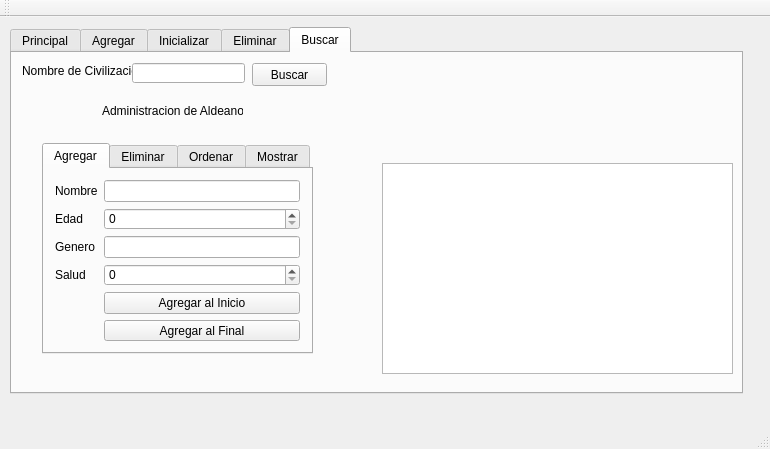
<?xml version="1.0" encoding="UTF-8"?>
<ui version="4.0">
 <class>MainWindow</class>
 <widget class="QMainWindow" name="MainWindow">
  <property name="geometry">
   <rect>
    <x>0</x>
    <y>0</y>
    <width>770</width>
    <height>449</height>
   </rect>
  </property>
  <property name="windowTitle">
   <string>MainWindow</string>
  </property>
  <widget class="QWidget" name="centralWidget">
   <widget class="QTabWidget" name="tabWidget_2">
    <property name="geometry">
     <rect>
      <x>10</x>
      <y>10</y>
      <width>733</width>
      <height>367</height>
     </rect>
    </property>
    <property name="currentIndex">
     <number>4</number>
    </property>
    <widget class="QWidget" name="tab_3">
     <attribute name="title">
      <string>Principal</string>
     </attribute>
     <layout class="QGridLayout" name="gridLayout_2">
      <item row="0" column="0">
       <widget class="QLabel" name="label">
        <property name="text">
         <string>Nombre de Usuario:</string>
        </property>
       </widget>
      </item>
      <item row="0" column="1">
       <widget class="QLineEdit" name="nombre_usuario"/>
      </item>
      <item row="0" column="2">
       <widget class="QPushButton" name="guardar_nom">
        <property name="text">
         <string>Guardar Nombre</string>
        </property>
       </widget>
      </item>
      <item row="1" column="0">
       <widget class="QPushButton" name="primera_civ">
        <property name="text">
         <string>Primera Civilizacion</string>
        </property>
       </widget>
      </item>
      <item row="1" column="1" rowspan="4" colspan="2">
       <widget class="QPlainTextEdit" name="pantalla"/>
      </item>
      <item row="2" column="0">
       <widget class="QPushButton" name="ultima_civ">
        <property name="text">
         <string>Ultima Civilizacion</string>
        </property>
       </widget>
      </item>
      <item row="3" column="0">
       <widget class="QPushButton" name="ordenar">
        <property name="text">
         <string>Ordenar</string>
        </property>
       </widget>
      </item>
      <item row="4" column="0">
       <widget class="QPushButton" name="resumen">
        <property name="text">
         <string>Resumen</string>
        </property>
       </widget>
      </item>
     </layout>
    </widget>
    <widget class="QWidget" name="tab_4">
     <attribute name="title">
      <string>Agregar</string>
     </attribute>
     <layout class="QGridLayout" name="gridLayout_3">
      <item row="0" column="0">
       <widget class="QLabel" name="label_2">
        <property name="text">
         <string>Nombre de Civilizacion:</string>
        </property>
       </widget>
      </item>
      <item row="0" column="1">
       <widget class="QLineEdit" name="nombre_civ_agr"/>
      </item>
      <item row="1" column="0">
       <widget class="QLabel" name="label_4">
        <property name="text">
         <string>Posicion en X:</string>
        </property>
       </widget>
      </item>
      <item row="1" column="1">
       <widget class="QSpinBox" name="pos_x_agr"/>
      </item>
      <item row="2" column="0">
       <widget class="QLabel" name="label_3">
        <property name="text">
         <string>Posicion en Y:</string>
        </property>
       </widget>
      </item>
      <item row="2" column="1">
       <widget class="QSpinBox" name="pos_y_agr"/>
      </item>
      <item row="3" column="0">
       <widget class="QLabel" name="label_5">
        <property name="text">
         <string>Posicion de Civilizacion:</string>
        </property>
       </widget>
      </item>
      <item row="3" column="1">
       <widget class="QSpinBox" name="pos_agr"/>
      </item>
      <item row="4" column="0" colspan="2">
       <widget class="QPushButton" name="agregar">
        <property name="text">
         <string>Agregar</string>
        </property>
       </widget>
      </item>
     </layout>
    </widget>
    <widget class="QWidget" name="tab_5">
     <attribute name="title">
      <string>Inicializar</string>
     </attribute>
     <layout class="QGridLayout" name="gridLayout_4">
      <item row="0" column="0">
       <widget class="QLabel" name="label_7">
        <property name="text">
         <string>Nombre de Civilizacion:</string>
        </property>
       </widget>
      </item>
      <item row="0" column="1">
       <widget class="QLineEdit" name="nombre_civ_ini"/>
      </item>
      <item row="1" column="0">
       <widget class="QLabel" name="label_8">
        <property name="text">
         <string>Posicion en X:</string>
        </property>
       </widget>
      </item>
      <item row="1" column="1">
       <widget class="QSpinBox" name="pos_x_ini"/>
      </item>
      <item row="2" column="0">
       <widget class="QLabel" name="label_6">
        <property name="text">
         <string>Posicion en Y:</string>
        </property>
       </widget>
      </item>
      <item row="2" column="1">
       <widget class="QSpinBox" name="pos_y_ini"/>
      </item>
      <item row="3" column="0">
       <widget class="QLabel" name="label_9">
        <property name="text">
         <string>Numero de Civilizaciones:</string>
        </property>
       </widget>
      </item>
      <item row="3" column="1">
       <widget class="QSpinBox" name="numero_civ_ini"/>
      </item>
      <item row="4" column="0" colspan="2">
       <widget class="QPushButton" name="inicializar">
        <property name="text">
         <string>Inicializar</string>
        </property>
       </widget>
      </item>
     </layout>
    </widget>
    <widget class="QWidget" name="tab_6">
     <attribute name="title">
      <string>Eliminar</string>
     </attribute>
     <layout class="QGridLayout" name="gridLayout_5">
      <item row="0" column="0">
       <widget class="QLabel" name="label_10">
        <property name="text">
         <string>Nombre de Civilizacion a eliminar:</string>
        </property>
       </widget>
      </item>
      <item row="0" column="1">
       <widget class="QLineEdit" name="nombre_eliminar"/>
      </item>
      <item row="1" column="0" colspan="2">
       <widget class="QPushButton" name="eliminar">
        <property name="text">
         <string>Eliminar</string>
        </property>
       </widget>
      </item>
     </layout>
    </widget>
    <widget class="QWidget" name="tab_7">
     <attribute name="title">
      <string>Buscar</string>
     </attribute>
     <widget class="QLabel" name="label_11">
      <property name="geometry">
       <rect>
        <x>10</x>
        <y>10</y>
        <width>111</width>
        <height>16</height>
       </rect>
      </property>
      <property name="text">
       <string>Nombre de Civilizacion:</string>
      </property>
     </widget>
     <widget class="QLineEdit" name="nombre_buscar">
      <property name="geometry">
       <rect>
        <x>120</x>
        <y>10</y>
        <width>113</width>
        <height>20</height>
       </rect>
      </property>
     </widget>
     <widget class="QPushButton" name="Buscar">
      <property name="geometry">
       <rect>
        <x>240</x>
        <y>10</y>
        <width>75</width>
        <height>23</height>
       </rect>
      </property>
      <property name="text">
       <string>Buscar</string>
      </property>
     </widget>
     <widget class="QTabWidget" name="tabWidget_3">
      <property name="geometry">
       <rect>
        <x>30</x>
        <y>90</y>
        <width>271</width>
        <height>211</height>
       </rect>
      </property>
      <property name="currentIndex">
       <number>0</number>
      </property>
      <widget class="QWidget" name="tab_8">
       <attribute name="title">
        <string>Agregar</string>
       </attribute>
       <layout class="QGridLayout" name="gridLayout_6">
        <item row="3" column="0">
         <widget class="QLabel" name="label_15">
          <property name="text">
           <string>Salud</string>
          </property>
         </widget>
        </item>
        <item row="2" column="1">
         <widget class="QLineEdit" name="genero_ald_agr"/>
        </item>
        <item row="0" column="0">
         <widget class="QLabel" name="label_12">
          <property name="text">
           <string>Nombre</string>
          </property>
         </widget>
        </item>
        <item row="1" column="0">
         <widget class="QLabel" name="label_13">
          <property name="text">
           <string>Edad</string>
          </property>
         </widget>
        </item>
        <item row="2" column="0">
         <widget class="QLabel" name="label_14">
          <property name="text">
           <string>Genero</string>
          </property>
         </widget>
        </item>
        <item row="0" column="1">
         <widget class="QLineEdit" name="nom_ald_agr"/>
        </item>
        <item row="4" column="1">
         <widget class="QPushButton" name="agr_ini">
          <property name="text">
           <string>Agregar al Inicio</string>
          </property>
         </widget>
        </item>
        <item row="5" column="1">
         <widget class="QPushButton" name="agr_fin">
          <property name="text">
           <string>Agregar al Final</string>
          </property>
         </widget>
        </item>
        <item row="1" column="1">
         <widget class="QSpinBox" name="edad_ald_agr"/>
        </item>
        <item row="3" column="1">
         <widget class="QSpinBox" name="salud_ald_agr"/>
        </item>
       </layout>
      </widget>
      <widget class="QWidget" name="tab_9">
       <attribute name="title">
        <string>Eliminar</string>
       </attribute>
       <widget class="QTabWidget" name="tabWidget">
        <property name="geometry">
         <rect>
          <x>30</x>
          <y>40</y>
          <width>231</width>
          <height>131</height>
         </rect>
        </property>
        <property name="currentIndex">
         <number>0</number>
        </property>
        <widget class="QWidget" name="tab_12">
         <attribute name="title">
          <string>Nombre</string>
         </attribute>
         <layout class="QGridLayout" name="gridLayout_7">
          <item row="1" column="1">
           <widget class="QPushButton" name="eliminar_ald_nom">
            <property name="text">
             <string>Eliminar</string>
            </property>
           </widget>
          </item>
          <item row="0" column="1">
           <widget class="QLineEdit" name="nombre_eli_ald"/>
          </item>
          <item row="0" column="0">
           <widget class="QLabel" name="label_18">
            <property name="text">
             <string>Nombre:</string>
            </property>
           </widget>
          </item>
         </layout>
        </widget>
        <widget class="QWidget" name="tab_2">
         <attribute name="title">
          <string>Salud</string>
         </attribute>
         <layout class="QGridLayout" name="gridLayout">
          <item row="0" column="0">
           <widget class="QLabel" name="label_19">
            <property name="text">
             <string>Salud:</string>
            </property>
           </widget>
          </item>
          <item row="0" column="1">
           <widget class="QSpinBox" name="edad_elim"/>
          </item>
          <item row="1" column="0" colspan="2">
           <widget class="QPushButton" name="eliminar_ald_sal">
            <property name="text">
             <string>Eliminar</string>
            </property>
           </widget>
          </item>
         </layout>
        </widget>
        <widget class="QWidget" name="tab">
         <attribute name="title">
          <string>Edad</string>
         </attribute>
         <widget class="QLabel" name="label_20">
          <property name="geometry">
           <rect>
            <x>40</x>
            <y>20</y>
            <width>141</width>
            <height>16</height>
           </rect>
          </property>
          <property name="text">
           <string>Eliminara a los aldeanos con</string>
          </property>
         </widget>
         <widget class="QLabel" name="label_21">
          <property name="geometry">
           <rect>
            <x>50</x>
            <y>40</y>
            <width>121</width>
            <height>16</height>
           </rect>
          </property>
          <property name="text">
           <string>edad mayor o igual a 60.</string>
          </property>
         </widget>
         <widget class="QPushButton" name="eliminar_ald_eda">
          <property name="geometry">
           <rect>
            <x>20</x>
            <y>70</y>
            <width>186</width>
            <height>23</height>
           </rect>
          </property>
          <property name="text">
           <string>Eliminar</string>
          </property>
         </widget>
        </widget>
       </widget>
       <widget class="QLabel" name="label_17">
        <property name="geometry">
         <rect>
          <x>60</x>
          <y>10</y>
          <width>160</width>
          <height>16</height>
         </rect>
        </property>
        <property name="text">
         <string>Bajo que criterio quieres eliminar?</string>
        </property>
       </widget>
      </widget>
      <widget class="QWidget" name="tab_10">
       <attribute name="title">
        <string>Ordenar</string>
       </attribute>
       <layout class="QGridLayout" name="gridLayout_8">
        <item row="2" column="0">
         <widget class="QPushButton" name="ord_ald_nom">
          <property name="text">
           <string>Nombre (ascendente)</string>
          </property>
         </widget>
        </item>
        <item row="3" column="0">
         <widget class="QPushButton" name="ord_ald_eda">
          <property name="text">
           <string>Edad (descendente)</string>
          </property>
         </widget>
        </item>
        <item row="4" column="0">
         <widget class="QPushButton" name="ord_ald_sal">
          <property name="text">
           <string>Salud (descendente)</string>
          </property>
         </widget>
        </item>
        <item row="1" column="0">
         <widget class="QLabel" name="label_24">
          <property name="text">
           <string>Bajo que criterio quieres ordenar?</string>
          </property>
         </widget>
        </item>
       </layout>
      </widget>
      <widget class="QWidget" name="tab_11">
       <attribute name="title">
        <string>Mostrar</string>
       </attribute>
       <widget class="QPushButton" name="actualizar_tabla">
        <property name="geometry">
         <rect>
          <x>90</x>
          <y>100</y>
          <width>75</width>
          <height>23</height>
         </rect>
        </property>
        <property name="text">
         <string>Actualizar</string>
        </property>
       </widget>
       <widget class="QLabel" name="label_22">
        <property name="geometry">
         <rect>
          <x>50</x>
          <y>50</y>
          <width>161</width>
          <height>16</height>
         </rect>
        </property>
        <property name="text">
         <string>Presiona para actualizar la tabla.</string>
        </property>
       </widget>
      </widget>
     </widget>
     <widget class="QPlainTextEdit" name="pantalla2">
      <property name="geometry">
       <rect>
        <x>370</x>
        <y>110</y>
        <width>351</width>
        <height>211</height>
       </rect>
      </property>
     </widget>
     <widget class="QLabel" name="label_16">
      <property name="geometry">
       <rect>
        <x>90</x>
        <y>50</y>
        <width>141</width>
        <height>16</height>
       </rect>
      </property>
      <property name="text">
       <string>Administracion de Aldeanos:</string>
      </property>
     </widget>
    </widget>
   </widget>
  </widget>
  <widget class="QMenuBar" name="menuBar">
   <property name="geometry">
    <rect>
     <x>0</x>
     <y>0</y>
     <width>770</width>
     <height>21</height>
    </rect>
   </property>
  </widget>
  <widget class="QToolBar" name="mainToolBar">
   <attribute name="toolBarArea">
    <enum>TopToolBarArea</enum>
   </attribute>
   <attribute name="toolBarBreak">
    <bool>false</bool>
   </attribute>
  </widget>
  <widget class="QStatusBar" name="statusBar"/>
 </widget>
 <layoutdefault spacing="6" margin="11"/>
 <resources/>
 <connections/>
</ui>
